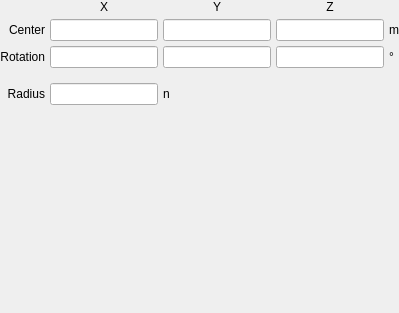
             <widget class="QWidget" name="figure_8_klein">
              <property name="font">
               <font>
                <weight>50</weight>
                <bold>false</bold>
               </font>
              </property>
              <layout class="QGridLayout" name="gridLayout_40">
               <property name="leftMargin">
                <number>0</number>
               </property>
               <property name="topMargin">
                <number>0</number>
               </property>
               <property name="rightMargin">
                <number>0</number>
               </property>
               <property name="bottomMargin">
                <number>0</number>
               </property>
               <property name="spacing">
                <number>5</number>
               </property>
               <item row="1" column="1">
                <widget class="LineEdit" name="lineedit_figure_8_klein_translationx">
                 <property name="font">
                  <font>
                   <weight>50</weight>
                   <bold>false</bold>
                  </font>
                 </property>
                </widget>
               </item>
               <item row="1" column="3">
                <widget class="LineEdit" name="lineedit_figure_8_klein_translationz">
                 <property name="font">
                  <font>
                   <weight>50</weight>
                   <bold>false</bold>
                  </font>
                 </property>
                </widget>
               </item>
               <item row="1" column="2">
                <widget class="LineEdit" name="lineedit_figure_8_klein_translationy">
                 <property name="font">
                  <font>
                   <weight>50</weight>
                   <bold>false</bold>
                  </font>
                 </property>
                </widget>
               </item>
               <item row="1" column="0">
                <widget class="QLabel" name="label_89">
                 <property name="font">
                  <font>
                   <weight>50</weight>
                   <bold>false</bold>
                  </font>
                 </property>
                 <property name="text">
                  <string>Center</string>
                 </property>
                 <property name="alignment">
                  <set>Qt::AlignRight|Qt::AlignTrailing|Qt::AlignVCenter</set>
                 </property>
                </widget>
               </item>
               <item row="2" column="0">
                <widget class="QLabel" name="label_90">
                 <property name="font">
                  <font>
                   <weight>50</weight>
                   <bold>false</bold>
                  </font>
                 </property>
                 <property name="text">
                  <string>Rotation</string>
                 </property>
                 <property name="alignment">
                  <set>Qt::AlignRight|Qt::AlignTrailing|Qt::AlignVCenter</set>
                 </property>
                </widget>
               </item>
               <item row="2" column="2">
                <widget class="LineEdit" name="lineedit_figure_8_klein_rotationy">
                 <property name="font">
                  <font>
                   <weight>50</weight>
                   <bold>false</bold>
                  </font>
                 </property>
                </widget>
               </item>
               <item row="5" column="0">
                <spacer name="verticalSpacer_33">
                 <property name="orientation">
                  <enum>Qt::Vertical</enum>
                 </property>
                 <property name="sizeHint" stdset="0">
                  <size>
                   <width>20</width>
                   <height>208</height>
                  </size>
                 </property>
                </spacer>
               </item>
               <item row="0" column="1">
                <widget class="QLabel" name="label_265">
                 <property name="font">
                  <font>
                   <weight>50</weight>
                   <bold>false</bold>
                  </font>
                 </property>
                 <property name="text">
                  <string>X</string>
                 </property>
                 <property name="alignment">
                  <set>Qt::AlignCenter</set>
                 </property>
                </widget>
               </item>
               <item row="2" column="1">
                <widget class="LineEdit" name="lineedit_figure_8_klein_rotationx">
                 <property name="font">
                  <font>
                   <weight>50</weight>
                   <bold>false</bold>
                  </font>
                 </property>
                </widget>
               </item>
               <item row="2" column="3">
                <widget class="LineEdit" name="lineedit_figure_8_klein_rotationz">
                 <property name="font">
                  <font>
                   <weight>50</weight>
                   <bold>false</bold>
                  </font>
                 </property>
                </widget>
               </item>
               <item row="4" column="0">
                <widget class="QLabel" name="label_91">
                 <property name="font">
                  <font>
                   <weight>50</weight>
                   <bold>false</bold>
                  </font>
                 </property>
                 <property name="text">
                  <string>Radius</string>
                 </property>
                 <property name="alignment">
                  <set>Qt::AlignRight|Qt::AlignTrailing|Qt::AlignVCenter</set>
                 </property>
                </widget>
               </item>
               <item row="4" column="1">
                <widget class="LineEdit" name="lineedit_figure_8_klein_radius">
                 <property name="font">
                  <font>
                   <weight>50</weight>
                   <bold>false</bold>
                  </font>
                 </property>
                </widget>
               </item>
               <item row="0" column="2">
                <widget class="QLabel" name="label_266">
                 <property name="font">
                  <font>
                   <weight>50</weight>
                   <bold>false</bold>
                  </font>
                 </property>
                 <property name="text">
                  <string>Y</string>
                 </property>
                 <property name="alignment">
                  <set>Qt::AlignCenter</set>
                 </property>
                </widget>
               </item>
               <item row="0" column="3">
                <widget class="QLabel" name="label_267">
                 <property name="font">
                  <font>
                   <weight>50</weight>
                   <bold>false</bold>
                  </font>
                 </property>
                 <property name="text">
                  <string>Z</string>
                 </property>
                 <property name="alignment">
                  <set>Qt::AlignCenter</set>
                 </property>
                </widget>
               </item>
               <item row="1" column="4">
                <widget class="QLabel" name="label_268">
                 <property name="font">
                  <font>
                   <weight>50</weight>
                   <bold>false</bold>
                  </font>
                 </property>
                 <property name="text">
                  <string>m</string>
                 </property>
                </widget>
               </item>
               <item row="2" column="4">
                <widget class="QLabel" name="label_269">
                 <property name="font">
                  <font>
                   <weight>50</weight>
                   <bold>false</bold>
                  </font>
                 </property>
                 <property name="text">
                  <string>°</string>
                 </property>
                </widget>
               </item>
               <item row="4" column="2">
                <widget class="QLabel" name="label_270">
                 <property name="font">
                  <font>
                   <weight>50</weight>
                   <bold>false</bold>
                  </font>
                 </property>
                 <property name="text">
                  <string>n</string>
                 </property>
                </widget>
               </item>
               <item row="3" column="1">
                <spacer name="verticalSpacer_51">
                 <property name="orientation">
                  <enum>Qt::Vertical</enum>
                 </property>
                 <property name="sizeType">
                  <enum>QSizePolicy::Maximum</enum>
                 </property>
                 <property name="sizeHint" stdset="0">
                  <size>
                   <width>20</width>
                   <height>10</height>
                  </size>
                 </property>
                </spacer>
               </item>
              </layout>
             </widget>
